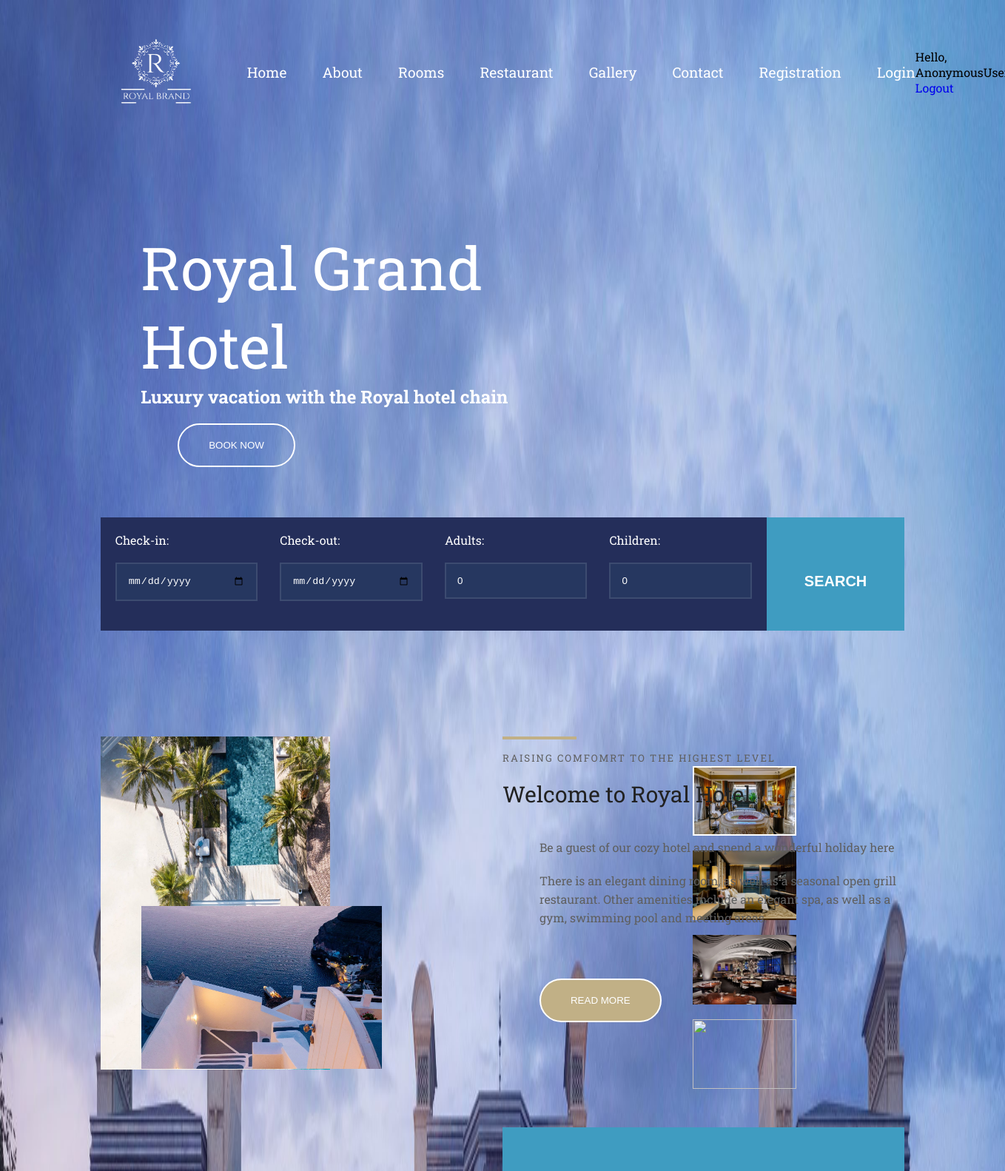
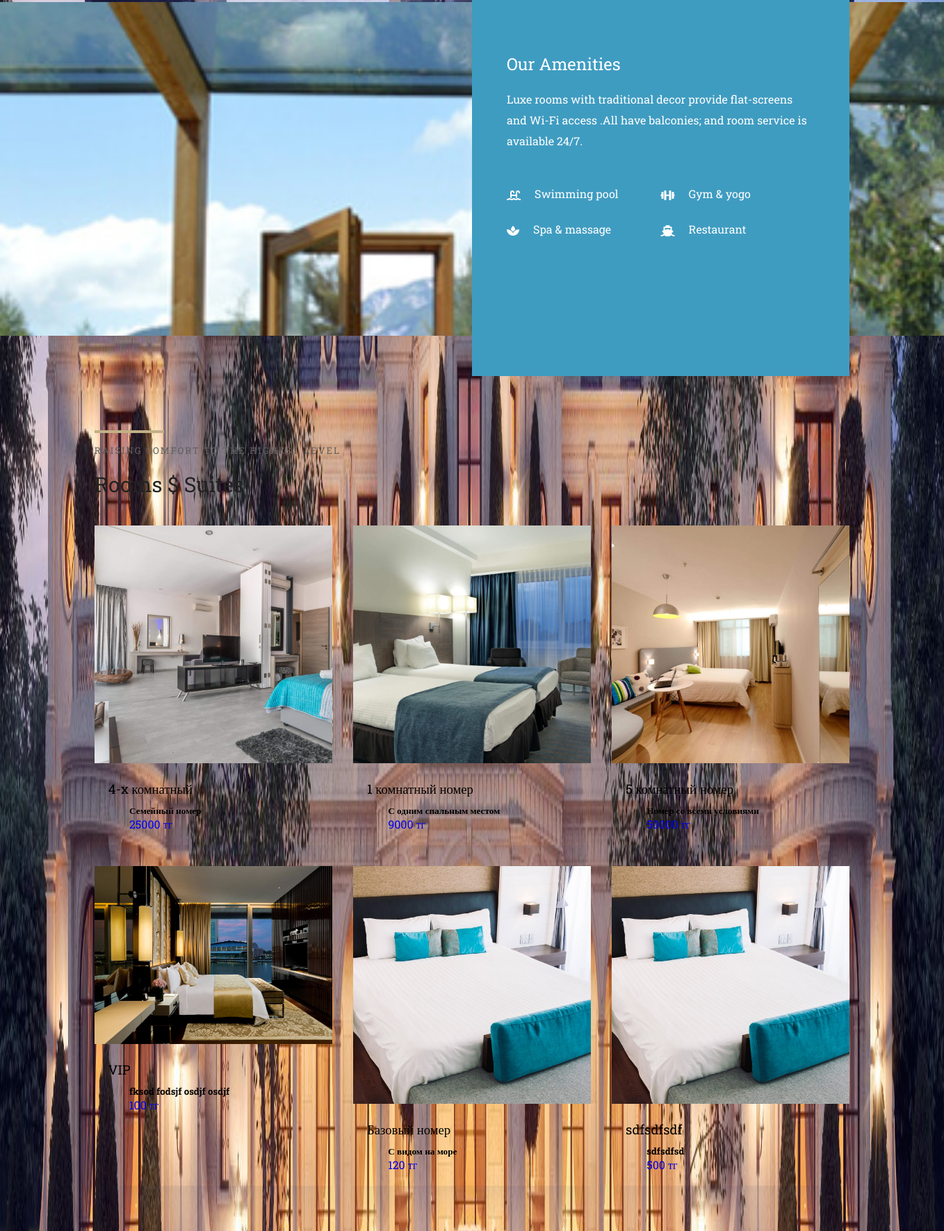
The page / (upper part) on the database its author committed (2 pictures, top to bottom).
### booking/models.py (models this page shows, shortened)
class Rooms(models.Model):
    title = models.CharField(max_length=100, verbose_name='Наименование')
    subtitle = models.CharField(max_length=100)
    price = models.IntegerField(null=False, verbose_name='Ценевой сегмент')
    count = models.IntegerField()
    img = models.ImageField(upload_to='photos/%Y/%m/%d/', blank=True)
    category = models.ForeignKey('Category', on_delete=models.PROTECT, null=True,blank = True)

### booking/views.py (the view)
# urls.py: path('', views.index, name="home"),
def index(request):
    booking = Rooms.objects.all()
    return render(request, 'booking/index.html', {'menu':booking})

### booking/templates/booking/index.html (shortened to what this page needs)
{% extends 'base.html' %}
{% load static %}
{% block index %}
<section class="home" id="home">
    <div class="head_container">
      <div class="box">
        <div class="text">
          <h1>Royal Grand Hotel</h1>
          <h2>Luxury vacation with the Royal hotel chain</h2>
<button onclick="document.location='{% url 'add_booking' %}'">BOOK NOW</button>
        </div>
      </div>
      <div class="image_item">
        <img src="static/booking/img/1213_2591_photo_408826058.jpg" alt="" class="slide active" onclick="img('static/booking/img/1213_2591_photo_408826058.jpg')">
        <img src="static/booking/img/85263c330d124fac932ed1787b22ffab.jpg" alt="" class="slide" onclick="img('static/booking/img/85263c330d124fac932ed1787b22ffab.jpg')">
        <img src="static/booking/img/9504f12aac7e9e08e91b74ac2322b6f8.jpg" alt="" class="slide" onclick="img('static/booking/img/9504f12aac7e9e08e91b74ac2322b6f8.jpg')">
        <img src="static/booking/img/9bb251_6b842b65d1ad4ee7a61ca4fb4b171757_mv2_d_5760_3840_s_4_2.jpeg" alt="" class="slide" onclick="img('static/booking/img/9bb251_6b842b65d1ad4ee7a61ca4fb4b171757_mv2_d_5760_3840_s_4_2.jpeg')">
      </div>
    </div>
  </section>
  <section class="book">
    <div class="container flex">
      <div class="input grid">
        <div class="box">
          <label>Check-in:</label>
          <input type="date" placeholder="Check-in-Date">
        </div>
        <div class="box">
          <label>Check-out:</label>
          <input type="date" placeholder="Check-out-Date">
        </div>
        <div class="box">
          <label>Adults:</label> <br>
          <input type="number" placeholder="0">
        </div>
        <div class="box">
          <label>Children:</label> <br>
          <input type="number" placeholder="0">
        </div>
      </div>
      <div class="search">
        <input type="submit" value="SEARCH">
      </div>
    </div>
  </section>
  <section class="about top" id="about">
    <div class="container flex">
      <div class="left">
        <div class="img">
          <img src="{% static 'booking/img/a1.jpg'%}" alt="" class="image1">
          <img src="{% static 'booking/img/a2.jpg'%}" alt="" class="image2">
        </div>
      </div>
      <div class="right">
        <div class="heading">
          <h5>RAISING COMFOMRT TO THE HIGHEST LEVEL</h5>
          <h2>Welcome to Royal Hotel</h2>
          <p>Be a guest of our cozy hotel and spend a wonderful holiday here </p>
          <p>There is an elegant dining room, as well as a seasonal open grill restaurant. Other amenities include an elegant spa, as well as a gym, swimming pool and meeting areas.</p>
          <button class="btn1">READ MORE</button>
        </div>
      </div>
    </div>
  </section>
  <section class="wrapper top">
    <div class="container">
      <div class="text">
        <h2 class="soz">Our Amenities</h2>
        <p>Luxe rooms with traditional decor provide flat-screens and Wi-Fi access .All have balconies; and room service is available 24/7.  </p>
        <div class="content">
          <div class="box flex">
            <i class="fas fa-swimming-pool"></i>
            <span>Swimming pool</span>
          </div>
          <div class="box flex">
            <i class="fas fa-dumbbell"></i>
            <span>Gym & yogo</span>
          </div>
          <div class="box flex">
            <i class="fas fa-spa"></i>
            <span>Spa & massage</span>
          </div>
          <div class="box flex">
            <i class="fas fa-ship"></i>
            <span>Restaurant</span>
          </div>
          </div>
        </div>
      </div>
  </section>
<section class="room top" id="room">
  <div class="container">
    <div class="heading_top flex1">
      <div class="heading">
        <h5>RAISING COMFORT TO THE HIGHEST LEVEL</h5>
        <h2>Rooms $ Suites</h2>
      </div>
    </div>
    <div class="content grid">
      {% for item in menu%}
      <div class="box">
        <div class="img">
          <img src="{{ item.img.url }}" alt="">
        </div>
        <div class="text">
          <h3>{{ item.title }}</h3>
          <div class="container">
            <div class="row products">
              <div class="col-3">
                <div class="card" style="width: 18rem;">
                  <div class="card-body">
                    <h5 class="card-title">{{ item.subtitle }}</h5>
                    <a href="#" class="btn btn-primary">{{ item.price }} тг</a>
                  </div>
                </div>
              </div>
            </div>
          </div>
        </div>
      </div>
      {% endfor%}
    </div>
  </div>
</section>
{% endblock %}

### booking/templates/base.html (shortened to what this page needs)
<!DOCTYPE html>
{% load static %}
<html lang="en" dir="ltr">
<head>
    <link rel="stylesheet" href="{% static 'booking/css/style.css' %}">
    <link rel="stylesheet" href="https://pro.fontawesome.com/releases/v5.10.0/css/all.css" />
    <link rel="stylesheet" href="https://cdnjs.cloudflare.com/ajax/libs/OwlCarousel2/2.3.4/assets/owl.carousel.css"
 />
    <link rel="stylesheet" href="https://cdnjs.cloudflare.com/ajax/libs/OwlCarousel2/2.3.4/assets/owl.theme.default.min.css"
 />
   <link href="https://cdnjs.cloudflare.com/ajax/libs/font-awesome/6.1.1/js/all.min.js" rel="stylesheet">
</head>
<body>
  <header class="header" id="navigation-menu">
    <div class="container">
      <nav>
        <a href=" " class="logo"> <img src="{% static 'booking/img/gfxcjhgcvhj.png' %}" alt=""> </a>
        <ul class="nav-menu">
          <li> <a href="#home" class="nav-link">Home</a> </li>
          <li> <a href="#about" class="nav-link">About</a> </li>
          <li> <a href="{% url 'rooms'%}" class="nav-link">Rooms</a> </li>
          <li> <a href="#restaurant" class="nav-link">Restaurant</a> </li>
          <li> <a href="#gallary" class="nav-link">Gallery</a> </li>
          <li> <a href="#contact" class="nav-link">Contact</a> </li>
	<li> <a href="{% url 'register' %}" class="nav-link">Registration</a> </li>
          <li> <a href="{% url 'login' %}" class="nav-link">Login</a> </li>
          <div class="logoutt">  <span id="hello-msg"> Hello, {{request.user}} </span>
        <span> <a id="hello-mg" href="{% url 'logout' %}"> Logout</a></span>
        </div>
        </ul>
      </nav>
    </div>
  </header>
  {% block index %}
  {% endblock %}
</body>
</html>

### booking/static/booking/css/style.css (style rules this page uses)
* { padding: 0; margin: 0; box-sizing: border-box; }
html, body { font-family: 'Roboto Slab', serif; scroll-behavior: smooth; }
li { list-style: none; }
a { text-decoration: none; }
.container { max-width: 80%; margin: auto; }
.head_container { max-width: 90%; margin: auto; }
header { height: 8vh; }
.logo img { width: 150px; }
header nav { display: flex; justify-content: space-between; align-items: center; padding-top: 20px; }
header ul { display: flex; justify-content: space-between; align-items: center; }
header ul li { margin-left: 3rem; }
header ul li a { font-size: 1.2rem; font-weight: 400; color: white; transition: 0.5s; }
.home .text { max-width: 50%; color: white; margin: 20% 0 0 10%; }
.home h1 { font-size: 80px; font-weight: 400; }
button { padding: 20px 40px; background: none; outline: none; border: 2px solid white; border-radius: 50px; color: white; margin-top: 20px; }
.home button { margin-left: 50px; }
.home .image_item { position: absolute; top: 20%; right: 20%; display: flex; flex-direction: column; cursor: pointer; }
.home .image_item img { width: 140px; height: 94px; margin: 10px; transition: 0.5s; }
.home .image_item img.active { border: 2px solid white; }
.home .box .text { position: relative; }
.flex { display: flex; }
.grid { display: grid; grid-template-columns: repeat(4, 1fr); grid-gap: 30px; }
.book { margin-top: 5%; width: 100%; height: 20vh; color: white; }
.book .input { background: #242e5a; padding: 20px 20px 40px 20px; }
.book .search { background: #3f9cc1; padding: 20px; }
input { width: 100%; padding: 15px; border: 2px solid rgba(255, 255, 255, 0.1); outline: none; background: #263760; margin-top: 20px; color: white; }
::placeholder { color: white; }
.book .search { width: 20%; }
.book .search input { background: none; border: none; font-weight: bold; font-size: 20px; margin-top: 40px; }
.top { margin-top: 10%; }
.left, .right { width: 50%; }
.about { margin-bottom: 50px; }
.about .img { position: relative; }
.about .image1 { width: 310px; height: 450px; }
.about .image2 { width: 325px; height: 220px; position: absolute; bottom: 5px; z-index: 2; right: 30%; }
.heading { position: relative; }
.heading::after { position: absolute; top: 0; left: 0; content: ''; width: 100px; height: 4px; background: #C1B086; }
.heading h5 { font-weight: 400; letter-spacing: 2px; padding-top: 20px; color: #5f5f5f; }
.heading h2 { font-size: 30px; font-weight: 400; margin: 20px 0 40px 0; color: #222222; }
.heading p { margin-bottom: 20px; line-height: 25px; color: #5f5f5f; margin: 0 0 20px 50px; }
.heading .btn1 { margin: 50px 0 20px 50px; }
.btn1 { background: #C1B086; color: white; }
.wrapper { background-image: url("static\booking\img\ami.jpg"); background-repeat: no-repeat; background-size: cover; width: 100%; height: 480px; position: relative; }
.wrapper .text { background: #3f9cc1; padding: 50px; width: 40%; height: 600px; position: absolute; top: -13%; right: 10%; padding-top: 10%; color: white; }
.wrapper .content { display: grid; grid-template-columns: repeat(2, 1fr); grid-row-gap: 30px; }
.wrapper h2 { font-weight: 400; }
.wrapper p { margin: 20px 0 50px 0; line-height: 30px; }
.wrapper i { margin: 5px 20px 0 0; }
.flex1 { display: flex; justify-content: space-between; }
.room .grid { grid-template-columns: repeat(3, 1fr); }
.room img { width: 100%; height: 100%; }
.room .box { box-shadow: 0 13px 43px 0 rgb(37 46 89/10%); }
.room .text { padding: 20px; }
.room h3 { font-weight: 400; margin-bottom: 10px; }

### rows shown on the page
Rooms: img (picture), title "4-x комнатный", subtitle "Семейный номер", price "25000"
Rooms: img (picture), title "1 комнатный номер", subtitle "С одним спальным местом", price "9000"
Rooms: img (picture), title "5 комнатный номер", subtitle "Номер со всеми условиями", price "50000"
Rooms: img (picture), title "VIP", subtitle "fksod fodsjf osdjf osdjf", price "100"
Rooms: img (picture), title "Базовый номер", subtitle "С видом на море", price "120"
Rooms: img (picture), title "sdfsdfsdf", subtitle "sdfsdfsd", price "500"
